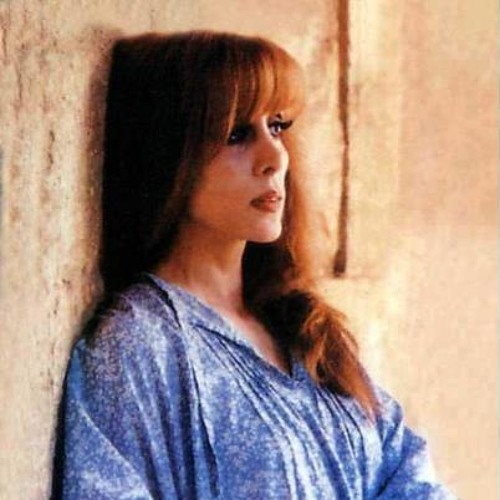
#> input picture 01.jpg, 500 x 500 px, given in place of the camera
$ python detect_edges_from_webcam.py
#> lines starting #> are read from the running program, lines starting #| are printed output that depends on the picture; after the words box and inside, x2 and y2 are one past the last pixel; in counts of white or black regions, pixels touching at a corner belong together
# import the necessary packages
import numpy as np
import cv2
cap_stream = cv2.VideoCapture(0)
fourcc = cv2.VideoWriter_fourcc(*'H264')
out = cv2.VideoWriter('Output1.mkv', fourcc ,20.0 ,(640,480),False)


def auto_canny(image, sigma=0.33):
	# compute the median of the single channel pixel intensities
	v = np.median(image)

	# apply automatic Canny edge detection using the computed median
	lower = int(max(0, (1.0 - sigma) * v))
	upper = int(min(255, (1.0 + sigma) * v))
	edged = cv2.Canny(image, lower, upper)

	# return the edged image
	return edged
while(cap_stream.isOpened()):
    ret, image = cap_stream.read()
#> image is the input picture: shape (500, 500, 3); mean B, G, R 129.1, 140, 164.4

    gray = cv2.cvtColor(image, cv2.COLOR_BGR2GRAY)
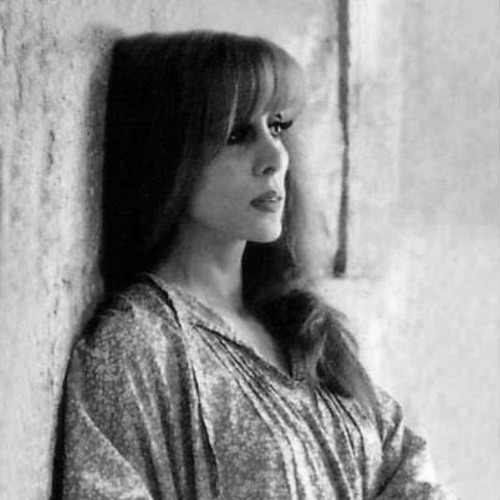
#> gray: shape (500, 500); min 0, max 254, mean 146.1
    blurred = cv2.GaussianBlur(gray, (3, 3), 0)
    wide = cv2.Canny(blurred, 10, 200)
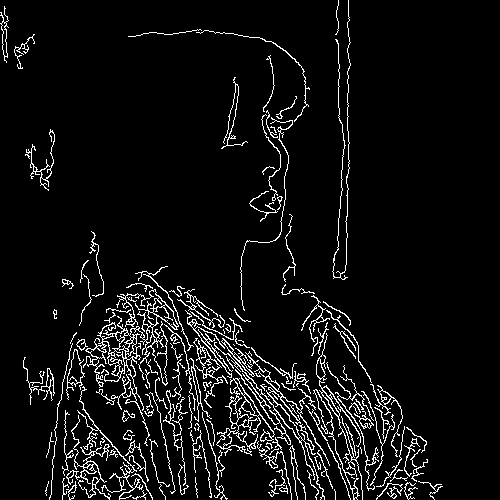
#> wide: shape (500, 500); 6.3% white in thin lines or dots, all inside (x1, y1, x2, y2) = (0, 0, 443, 500)
    tight = cv2.Canny(blurred, 225, 250)
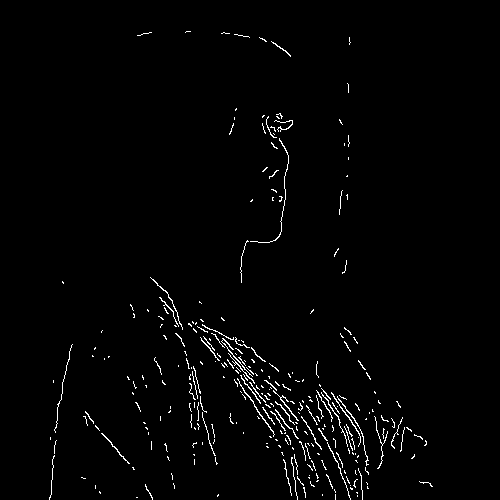
#> tight: shape (500, 500); 1.7% white in thin lines or dots, all inside (x1, y1, x2, y2) = (49, 31, 433, 500)
    auto = auto_canny(blurred)
#> in auto_canny, `v = np.median(image)`: v = 177
#> in auto_canny, `lower = int(max(0, (1.0 - sigma) * v))`: lower = 118
#> in auto_canny, `upper = int(min(255, (1.0 + sigma) * v))`: upper = 235
#> in auto_canny, `edged = cv2.Canny(image, lower, upper)`:
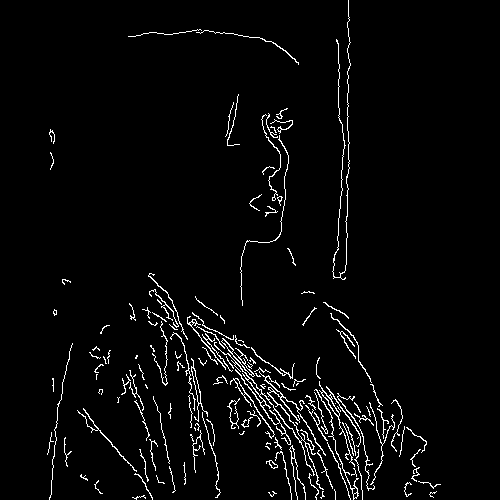
#> edged: shape (500, 500); 3.3% white in thin lines or dots, all inside (x1, y1, x2, y2) = (47, 0, 441, 500)
    cv2.imshow('wide',wide)
    cv2.imshow('tight',tight)
    cv2.imshow('auto',auto)
    out.write(auto)
    if cv2.waitKey(1) & 0xFF== ord('q'):
#> (key q is pressed here)
        break
out.release()
cap_stream.release()
cv2.destroyAllWindows()

$ run again, on rosesd2.jpg
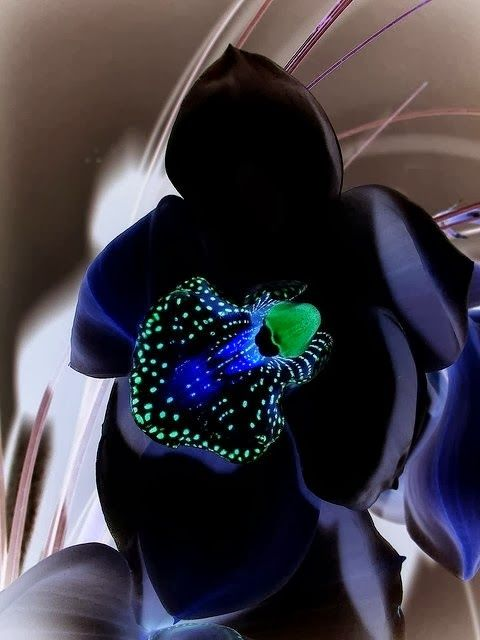
#> input picture rosesd2.jpg, 480 x 640 px, given in place of the camera
#> image is the input picture: shape (640, 480, 3); mean B, G, R 66.8, 58.6, 63.1
#> `wide = cv2.Canny(blurred, 10, 200)`:
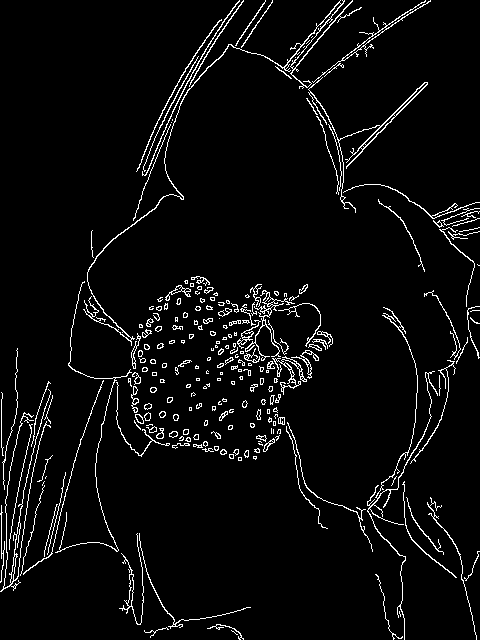
#> wide: shape (640, 480); 4.5% white in thin lines or dots
#> tight: shape (640, 480); 2.2% white in thin lines or dots
#> v = 50
#> lower = 33
#> upper = 66
#> in auto_canny, `edged = cv2.Canny(image, lower, upper)`:
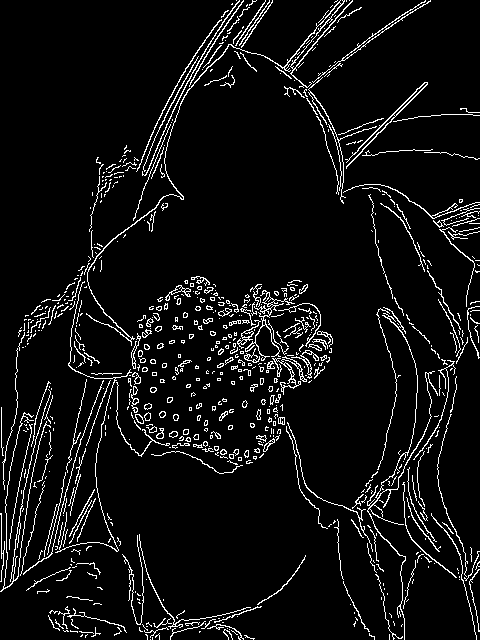
#> edged: shape (640, 480); 6.4% white in thin lines or dots
